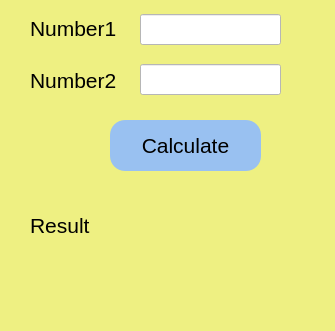
<?xml version="1.0" encoding="UTF-8"?>
<ui version="4.0">
 <class>MainWindow</class>
 <widget class="QMainWindow" name="MainWindow">
  <property name="geometry">
   <rect>
    <x>0</x>
    <y>0</y>
    <width>335</width>
    <height>331</height>
   </rect>
  </property>
  <property name="windowTitle">
   <string>MainWindow</string>
  </property>
  <property name="styleSheet">
   <string notr="true">background-color: rgb(238, 240, 130);</string>
  </property>
  <widget class="QWidget" name="centralwidget">
   <widget class="QLabel" name="label">
    <property name="geometry">
     <rect>
      <x>30</x>
      <y>20</y>
      <width>101</width>
      <height>17</height>
     </rect>
    </property>
    <property name="font">
     <font>
      <pointsize>16</pointsize>
     </font>
    </property>
    <property name="text">
     <string>Number1</string>
    </property>
   </widget>
   <widget class="QLabel" name="label_2">
    <property name="geometry">
     <rect>
      <x>30</x>
      <y>72</y>
      <width>91</width>
      <height>17</height>
     </rect>
    </property>
    <property name="font">
     <font>
      <pointsize>16</pointsize>
     </font>
    </property>
    <property name="text">
     <string>Number2</string>
    </property>
   </widget>
   <widget class="QLineEdit" name="input1">
    <property name="geometry">
     <rect>
      <x>140</x>
      <y>14</y>
      <width>141</width>
      <height>31</height>
     </rect>
    </property>
    <property name="styleSheet">
     <string notr="true">background-color: rgb(255, 255, 255);</string>
    </property>
   </widget>
   <widget class="QLineEdit" name="input2">
    <property name="geometry">
     <rect>
      <x>140</x>
      <y>64</y>
      <width>141</width>
      <height>31</height>
     </rect>
    </property>
    <property name="styleSheet">
     <string notr="true">background-color: rgb(255, 255, 255);</string>
    </property>
   </widget>
   <widget class="QPushButton" name="button1">
    <property name="geometry">
     <rect>
      <x>110</x>
      <y>120</y>
      <width>151</width>
      <height>51</height>
     </rect>
    </property>
    <property name="font">
     <font>
      <pointsize>16</pointsize>
     </font>
    </property>
    <property name="styleSheet">
     <string notr="true">border-radius:15px;
background-color: rgb(153, 193, 241);</string>
    </property>
    <property name="text">
     <string>Calculate</string>
    </property>
   </widget>
   <widget class="QLabel" name="label3">
    <property name="geometry">
     <rect>
      <x>30</x>
      <y>210</y>
      <width>211</width>
      <height>31</height>
     </rect>
    </property>
    <property name="font">
     <font>
      <pointsize>16</pointsize>
     </font>
    </property>
    <property name="text">
     <string>Result</string>
    </property>
   </widget>
  </widget>
  <widget class="QMenuBar" name="menubar">
   <property name="geometry">
    <rect>
     <x>0</x>
     <y>0</y>
     <width>335</width>
     <height>22</height>
    </rect>
   </property>
  </widget>
  <widget class="QStatusBar" name="statusbar"/>
 </widget>
 <resources/>
 <connections/>
</ui>
